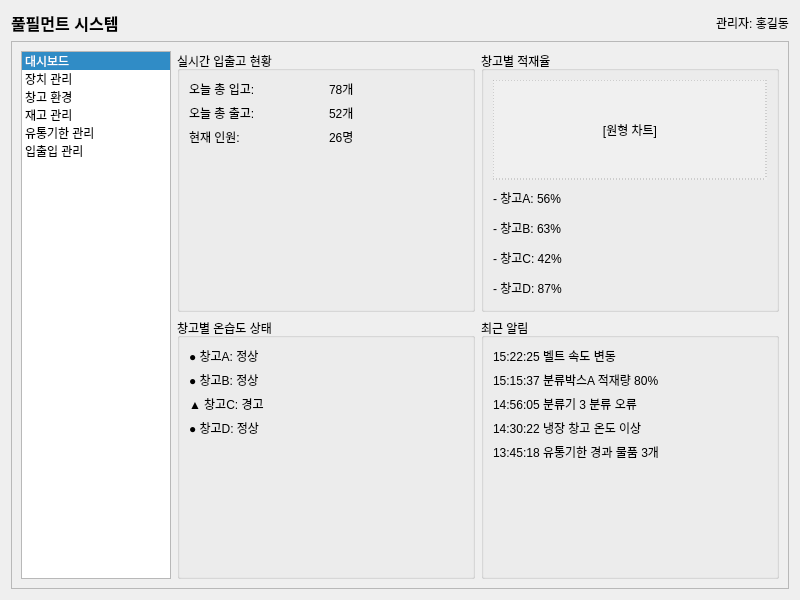
<?xml version="1.0" encoding="UTF-8"?>
<ui version="4.0">
 <class>Dashboard</class>
 <widget class="QWidget" name="Dashboard">
  <property name="geometry">
   <rect>
    <x>0</x>
    <y>0</y>
    <width>800</width>
    <height>600</height>
   </rect>
  </property>
  <property name="windowTitle">
   <string>풀필먼트 시스템 - 대시보드</string>
  </property>
  <layout class="QVBoxLayout" name="verticalLayout">
   <item>
    <layout class="QHBoxLayout" name="headerLayout">
     <item>
      <widget class="QLabel" name="titleLabel">
       <property name="font">
        <font>
         <pointsize>12</pointsize>
         <bold>true</bold>
        </font>
       </property>
       <property name="text">
        <string>풀필먼트 시스템</string>
       </property>
      </widget>
     </item>
     <item>
      <spacer name="horizontalSpacer">
       <property name="orientation">
        <enum>Qt::Horizontal</enum>
       </property>
       <property name="sizeHint" stdset="0">
        <size>
         <width>40</width>
         <height>20</height>
        </size>
       </property>
      </spacer>
     </item>
     <item>
      <widget class="QLabel" name="adminLabel">
       <property name="text">
        <string>관리자: 홍길동</string>
       </property>
      </widget>
     </item>
    </layout>
   </item>
   <item>
    <widget class="QFrame" name="mainFrame">
     <property name="frameShape">
      <enum>QFrame::StyledPanel</enum>
     </property>
     <property name="frameShadow">
      <enum>QFrame::Raised</enum>
     </property>
     <layout class="QHBoxLayout" name="horizontalLayout">
      <item>
       <widget class="QListWidget" name="menuList">
        <property name="maximumSize">
         <size>
          <width>150</width>
          <height>16777215</height>
         </size>
        </property>
        <property name="currentRow">
         <number>0</number>
        </property>
        <item>
         <property name="text">
          <string>대시보드</string>
         </property>
        </item>
        <item>
         <property name="text">
          <string>장치 관리</string>
         </property>
        </item>
        <item>
         <property name="text">
          <string>창고 환경</string>
         </property>
        </item>
        <item>
         <property name="text">
          <string>재고 관리</string>
         </property>
        </item>
        <item>
         <property name="text">
          <string>유통기한 관리</string>
         </property>
        </item>
        <item>
         <property name="text">
          <string>입출입 관리</string>
         </property>
        </item>
       </widget>
      </item>
      <item>
       <layout class="QVBoxLayout" name="contentLayout">
        <item>
         <layout class="QHBoxLayout" name="topRowLayout">
          <item>
           <widget class="QGroupBox" name="inOutGroupBox">
            <property name="title">
             <string>실시간 입출고 현황</string>
            </property>
            <layout class="QVBoxLayout" name="verticalLayout_2">
             <item>
              <layout class="QHBoxLayout" name="inboundLayout">
               <item>
                <widget class="QLabel" name="inboundLabel">
                 <property name="text">
                  <string>오늘 총 입고:</string>
                 </property>
                </widget>
               </item>
               <item>
                <widget class="QLabel" name="inboundValue">
                 <property name="text">
                  <string>78개</string>
                 </property>
                </widget>
               </item>
              </layout>
             </item>
             <item>
              <layout class="QHBoxLayout" name="outboundLayout">
               <item>
                <widget class="QLabel" name="outboundLabel">
                 <property name="text">
                  <string>오늘 총 출고:</string>
                 </property>
                </widget>
               </item>
               <item>
                <widget class="QLabel" name="outboundValue">
                 <property name="text">
                  <string>52개</string>
                 </property>
                </widget>
               </item>
              </layout>
             </item>
             <item>
              <layout class="QHBoxLayout" name="personnelLayout">
               <item>
                <widget class="QLabel" name="personnelLabel">
                 <property name="text">
                  <string>현재 인원:</string>
                 </property>
                </widget>
               </item>
               <item>
                <widget class="QLabel" name="personnelValue">
                 <property name="text">
                  <string>26명</string>
                 </property>
                </widget>
               </item>
              </layout>
             </item>
             <item>
              <spacer name="verticalSpacer">
               <property name="orientation">
                <enum>Qt::Vertical</enum>
               </property>
               <property name="sizeHint" stdset="0">
                <size>
                 <width>20</width>
                 <height>40</height>
                </size>
               </property>
              </spacer>
             </item>
            </layout>
           </widget>
          </item>
          <item>
           <widget class="QGroupBox" name="storageGroupBox">
            <property name="title">
             <string>창고별 적재율</string>
            </property>
            <layout class="QVBoxLayout" name="verticalLayout_3">
             <item>
              <widget class="QLabel" name="chartPlaceholder">
               <property name="minimumSize">
                <size>
                 <width>0</width>
                 <height>100</height>
                </size>
               </property>
               <property name="styleSheet">
                <string notr="true">background-color: #f0f0f0; border: 1px dashed #aaa;</string>
               </property>
               <property name="text">
                <string>[원형 차트]</string>
               </property>
               <property name="alignment">
                <set>Qt::AlignCenter</set>
               </property>
              </widget>
             </item>
             <item>
              <widget class="QLabel" name="storageA">
               <property name="text">
                <string>- 창고A: 56%</string>
               </property>
              </widget>
             </item>
             <item>
              <widget class="QLabel" name="storageB">
               <property name="text">
                <string>- 창고B: 63%</string>
               </property>
              </widget>
             </item>
             <item>
              <widget class="QLabel" name="storageC">
               <property name="text">
                <string>- 창고C: 42%</string>
               </property>
              </widget>
             </item>
             <item>
              <widget class="QLabel" name="storageD">
               <property name="text">
                <string>- 창고D: 87%</string>
               </property>
              </widget>
             </item>
            </layout>
           </widget>
          </item>
         </layout>
        </item>
        <item>
         <layout class="QHBoxLayout" name="bottomRowLayout">
          <item>
           <widget class="QGroupBox" name="temperatureGroupBox">
            <property name="title">
             <string>창고별 온습도 상태</string>
            </property>
            <layout class="QVBoxLayout" name="verticalLayout_4">
             <item>
              <widget class="QLabel" name="storageAStatus">
               <property name="text">
                <string>● 창고A: 정상</string>
               </property>
               <property name="textFormat">
                <enum>Qt::RichText</enum>
               </property>
              </widget>
             </item>
             <item>
              <widget class="QLabel" name="storageBStatus">
               <property name="text">
                <string>● 창고B: 정상</string>
               </property>
               <property name="textFormat">
                <enum>Qt::RichText</enum>
               </property>
              </widget>
             </item>
             <item>
              <widget class="QLabel" name="storageCStatus">
               <property name="text">
                <string>▲ 창고C: 경고</string>
               </property>
               <property name="textFormat">
                <enum>Qt::RichText</enum>
               </property>
              </widget>
             </item>
             <item>
              <widget class="QLabel" name="storageDStatus">
               <property name="text">
                <string>● 창고D: 정상</string>
               </property>
               <property name="textFormat">
                <enum>Qt::RichText</enum>
               </property>
              </widget>
             </item>
             <item>
              <spacer name="verticalSpacer_2">
               <property name="orientation">
                <enum>Qt::Vertical</enum>
               </property>
               <property name="sizeHint" stdset="0">
                <size>
                 <width>20</width>
                 <height>40</height>
                </size>
               </property>
              </spacer>
             </item>
            </layout>
           </widget>
          </item>
          <item>
           <widget class="QGroupBox" name="alertGroupBox">
            <property name="title">
             <string>최근 알림</string>
            </property>
            <layout class="QVBoxLayout" name="verticalLayout_5">
             <item>
              <widget class="QLabel" name="alert1">
               <property name="text">
                <string>15:22:25 벨트 속도 변동</string>
               </property>
              </widget>
             </item>
             <item>
              <widget class="QLabel" name="alert2">
               <property name="text">
                <string>15:15:37 분류박스A 적재량 80%</string>
               </property>
              </widget>
             </item>
             <item>
              <widget class="QLabel" name="alert3">
               <property name="text">
                <string>14:56:05 분류기 3 분류 오류</string>
               </property>
              </widget>
             </item>
             <item>
              <widget class="QLabel" name="alert4">
               <property name="text">
                <string>14:30:22 냉장 창고 온도 이상</string>
               </property>
              </widget>
             </item>
             <item>
              <widget class="QLabel" name="alert5">
               <property name="text">
                <string>13:45:18 유통기한 경과 물품 3개</string>
               </property>
              </widget>
             </item>
             <item>
              <spacer name="verticalSpacer_3">
               <property name="orientation">
                <enum>Qt::Vertical</enum>
               </property>
               <property name="sizeHint" stdset="0">
                <size>
                 <width>20</width>
                 <height>40</height>
                </size>
               </property>
              </spacer>
             </item>
            </layout>
           </widget>
          </item>
         </layout>
        </item>
       </layout>
      </item>
     </layout>
    </widget>
   </item>
  </layout>
 </widget>
 <resources/>
 <connections/>
</ui>
